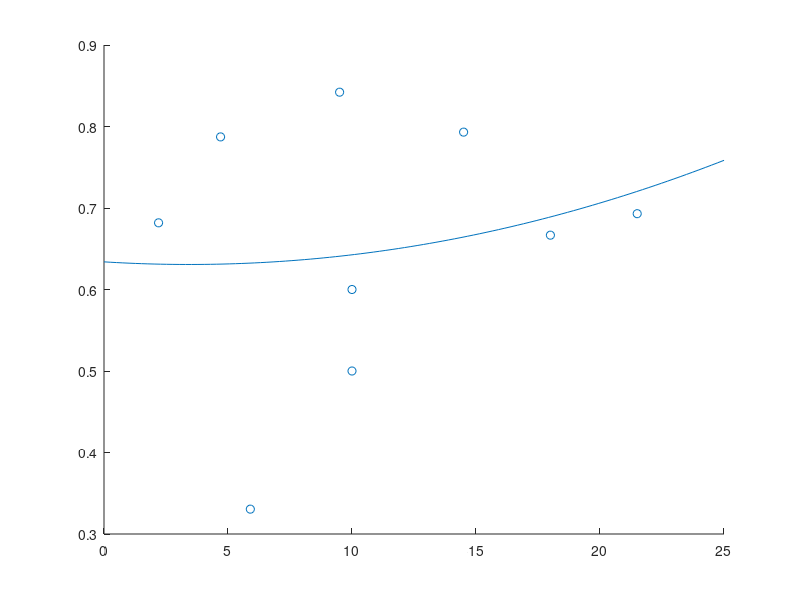

The MATLAB source for this figure: (Note: this script raises an error after producing the figure.)
Empty_Weight = [8, 5, 3.7, 12, 14.9, 1.95, 11.5, 1.5, 6]
MTOW = [9.5, 10, 4.7, 18, 21.5, 5.9, 14.5, 2.2, 10]



p = polyfit(MTOW, Empty_Weight./MTOW, 2)
x = linspace(0,25,100);
y = p(1)*x.^2 + p(2)*x + p(3);

figure
hold on
scatter(MTOW,Empty_Weight./MTOW)
plot(x,y)

%% Finding A, L by curve fitting
sol = fmincon(@(X) find_AL(X,MTOW,Empty_Weight./MTOW),[1,-0.5]);
%% Iterative Loop to find initial estimate of weight

W_p = 3; % Kg (We have to find this)
battery_frac = 0.25; % (We have to find this)

w1 = 10; % Kg (Just an initial guess)
i = 1;
diff = 10;
figure
array = [i w1];
hold on
grid on
while abs(diff)>0.001 
    empty_frac = find_empty_frac(1,-0.5,w1);
    w2 = W_p/(1-battery_frac-empty_frac); 
    diff = (w2-w1)/w1;
    w1 = w2;
    i=i+1;
    array(i,:) = [i w1];
    if i>100
        break
    end
end
plot(array(:,1),array(:,2))

display(w1)

function y = find_empty_frac(A,L,W)
y = A*W.^L;
end

function cost = find_AL(X,MW,frac)
A = X(1);
L = X(2);
y = A*MW.^L;
error = (frac-y)./y;
cost = error*error';
end

